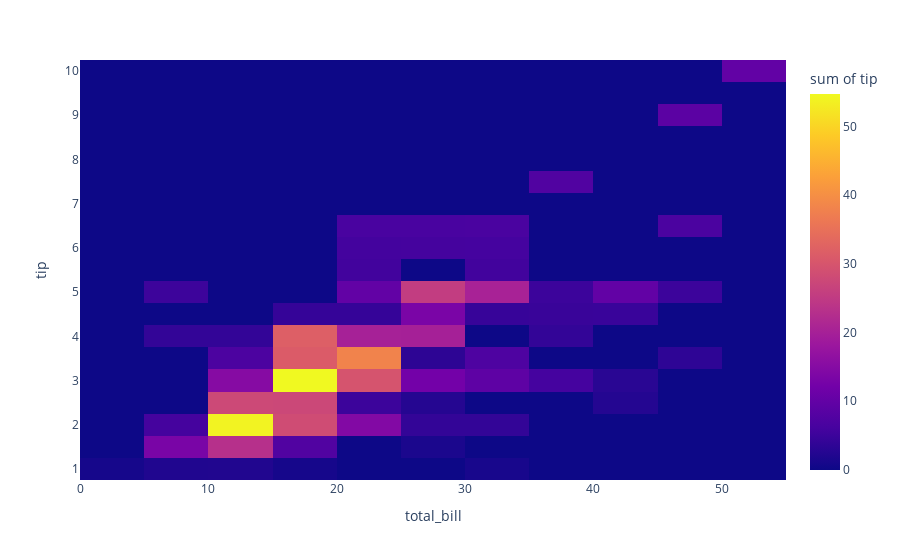

The code cell stored with this chart in its notebook:
### Code cell
px.density_heatmap(df, x='total_bill', y='tip', z='tip', nbinsx=20, nbinsy=20)

### Figure 1 — Plotly figure (JSON) as saved in the notebook; plotly's stock layout.template omitted (floating-point values rounded to 4 significant figures; data arrays with more than 128 entries replaced by an {"elided": "..."} marker saying what was removed)
{"data": [{"coloraxis": "coloraxis", "histfunc": "sum", "hovertemplate": "total_bill=%{x}<br>tip=%{y}<br>sum of tip=%{z}<extra></extra>", "name": "", "nbinsx": 20, "nbinsy": 20, "type": "histogram2d", "x": {"elided": "244 float values"}, "xaxis": "x", "xbingroup": "x", "y": {"elided": "244 float values"}, "yaxis": "y", "ybingroup": "y", "z": {"elided": "244 float values"}}], "layout": {"coloraxis": {"colorbar": {"title": {"text": "sum of tip"}}, "colorscale": [[0, "#0d0887"], [0.1111, "#46039f"], [0.2222, "#7201a8"], [0.3333, "#9c179e"], [0.4444, "#bd3786"], [0.5556, "#d8576b"], [0.6667, "#ed7953"], [0.7778, "#fb9f3a"], [0.8889, "#fdca26"], [1, "#f0f921"]]}, "legend": {"tracegroupgap": 0}, "margin": {"t": 60}, "xaxis": {"anchor": "y", "domain": [0, 1], "title": {"text": "total_bill"}}, "yaxis": {"anchor": "x", "domain": [0, 1], "title": {"text": "tip"}}}}
